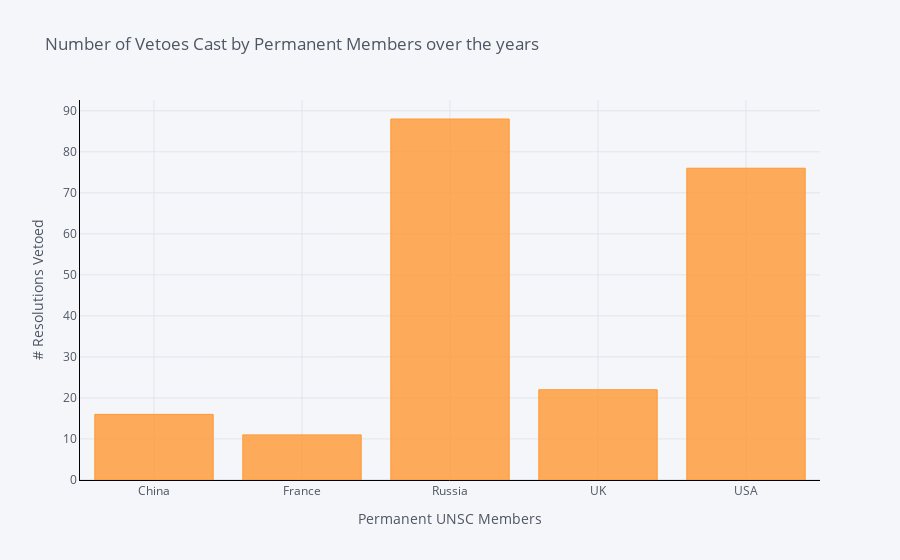

The code cell stored with this chart in its notebook:
### Markdown cell above
We now would like to get an overview of who are the most prominent veto casters according to our dataset.

### Code cell
print(vetoes_w_names_df.groupby('name').size())

# cufflinks are required, else we end up with an error "AttributeError: 'Series' object has no attribute 'iplot'"
import cufflinks as cf
cf.go_offline()
cf.set_config_file(offline=False, world_readable=True)

vetoes_w_names_df.groupby('name').count()['vetoed_resolution'].iplot(
    kind='bar',
    yTitle='# Resolutions Vetoed',
    linecolor='black',
    opacity=0.8,
    title='Number of Vetoes Cast by Permanent Members over the years',
    xTitle='Permanent UNSC Members'
)

### Figure 1 — Plotly figure (JSON) as saved in the notebook; plotly's stock layout.template omitted (floating-point values rounded to 4 significant figures)
{"data": [{"marker": {"color": "rgba(255, 153, 51, 0.8)", "line": {"color": "rgba(255, 153, 51, 1.0)", "width": 1}}, "name": "vetoed_resolution", "orientation": "v", "text": "", "type": "bar", "x": ["China", "France", "Russia", "UK", "USA"], "y": [16, 11, 88, 22, 76]}], "layout": {"autosize": true, "legend": {"bgcolor": "#F5F6F9", "font": {"color": "#4D5663"}}, "paper_bgcolor": "#F5F6F9", "plot_bgcolor": "#F5F6F9", "title": {"font": {"color": "#4D5663"}, "text": "Number of Vetoes Cast by Permanent Members over the years"}, "xaxis": {"autorange": true, "gridcolor": "#E1E5ED", "linecolor": "black", "range": [-0.5, 4.5], "showgrid": true, "tickfont": {"color": "#4D5663"}, "title": {"font": {"color": "#4D5663"}, "text": "Permanent UNSC Members"}, "type": "category", "zerolinecolor": "#E1E5ED"}, "yaxis": {"autorange": true, "gridcolor": "#E1E5ED", "linecolor": "black", "range": [0, 92.63], "showgrid": true, "tickfont": {"color": "#4D5663"}, "title": {"font": {"color": "#4D5663"}, "text": "# Resolutions Vetoed"}, "type": "linear", "zerolinecolor": "#E1E5ED"}}}
